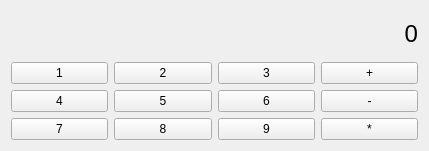
<?xml version="1.0" encoding="UTF-8"?>
<ui version="4.0">
 <class>Form</class>
 <widget class="QWidget" name="Form">
  <property name="geometry">
   <rect>
    <x>0</x>
    <y>0</y>
    <width>429</width>
    <height>151</height>
   </rect>
  </property>
  <property name="windowTitle">
   <string>Form</string>
  </property>
  <layout class="QGridLayout" name="gridLayout_3">
   <item row="0" column="0">
    <layout class="QGridLayout" name="gridLayout_2">
     <item row="0" column="0">
      <widget class="QLabel" name="label">
       <property name="font">
        <font>
         <pointsize>18</pointsize>
        </font>
       </property>
       <property name="text">
        <string>0</string>
       </property>
       <property name="alignment">
        <set>Qt::AlignRight|Qt::AlignTrailing|Qt::AlignVCenter</set>
       </property>
      </widget>
     </item>
     <item row="1" column="0">
      <layout class="QGridLayout" name="gridLayout">
       <item row="2" column="2">
        <widget class="QPushButton" name="pushButton_10">
         <property name="text">
          <string>9</string>
         </property>
        </widget>
       </item>
       <item row="0" column="0">
        <widget class="QPushButton" name="pushButton">
         <property name="text">
          <string>1</string>
         </property>
        </widget>
       </item>
       <item row="0" column="1">
        <widget class="QPushButton" name="pushButton_2">
         <property name="text">
          <string>2</string>
         </property>
        </widget>
       </item>
       <item row="0" column="3">
        <widget class="QPushButton" name="pushButton_4">
         <property name="text">
          <string>+</string>
         </property>
        </widget>
       </item>
       <item row="1" column="1">
        <widget class="QPushButton" name="pushButton_5">
         <property name="text">
          <string>5</string>
         </property>
        </widget>
       </item>
       <item row="0" column="2">
        <widget class="QPushButton" name="pushButton_3">
         <property name="text">
          <string>3</string>
         </property>
        </widget>
       </item>
       <item row="2" column="1">
        <widget class="QPushButton" name="pushButton_9">
         <property name="text">
          <string>8</string>
         </property>
        </widget>
       </item>
       <item row="1" column="0">
        <widget class="QPushButton" name="pushButton_8">
         <property name="text">
          <string>4</string>
         </property>
        </widget>
       </item>
       <item row="2" column="0">
        <widget class="QPushButton" name="pushButton_12">
         <property name="text">
          <string>7</string>
         </property>
        </widget>
       </item>
       <item row="1" column="2">
        <widget class="QPushButton" name="pushButton_6">
         <property name="text">
          <string>6</string>
         </property>
        </widget>
       </item>
       <item row="2" column="3">
        <widget class="QPushButton" name="pushButton_11">
         <property name="text">
          <string>*</string>
         </property>
        </widget>
       </item>
       <item row="1" column="3">
        <widget class="QPushButton" name="pushButton_7">
         <property name="text">
          <string>-</string>
         </property>
        </widget>
       </item>
      </layout>
     </item>
    </layout>
   </item>
  </layout>
 </widget>
 <resources/>
 <connections/>
</ui>
